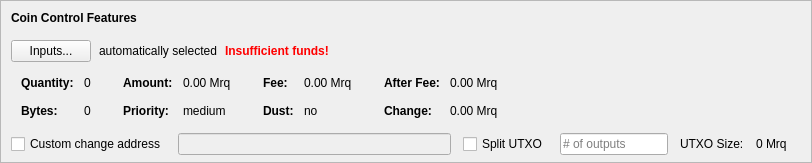
    <widget class="QFrame" name="frameCoinControl">
     <property name="sizePolicy">
      <sizepolicy hsizetype="Expanding" vsizetype="Expanding">
       <horstretch>0</horstretch>
       <verstretch>0</verstretch>
      </sizepolicy>
     </property>
     <property name="maximumSize">
      <size>
       <width>16777215</width>
       <height>16777215</height>
      </size>
     </property>
     <property name="frameShape">
      <enum>QFrame::StyledPanel</enum>
     </property>
     <property name="frameShadow">
      <enum>QFrame::Sunken</enum>
     </property>
     <layout class="QVBoxLayout" name="verticalLayoutCoinControl2">
      <property name="spacing">
       <number>0</number>
      </property>
      <property name="leftMargin">
       <number>0</number>
      </property>
      <property name="topMargin">
       <number>0</number>
      </property>
      <property name="rightMargin">
       <number>0</number>
      </property>
      <property name="bottomMargin">
       <number>6</number>
      </property>
      <item>
       <layout class="QVBoxLayout" name="verticalLayoutCoinControl" stretch="0,0,0,0,1">
        <property name="spacing">
         <number>0</number>
        </property>
        <property name="leftMargin">
         <number>10</number>
        </property>
        <property name="topMargin">
         <number>10</number>
        </property>
        <item>
         <layout class="QHBoxLayout" name="horizontalLayoutCoinControl1">
          <property name="bottomMargin">
           <number>15</number>
          </property>
          <item>
           <widget class="QLabel" name="labelCoinControlFeatures">
            <property name="sizePolicy">
             <sizepolicy hsizetype="Preferred" vsizetype="Maximum">
              <horstretch>0</horstretch>
              <verstretch>0</verstretch>
             </sizepolicy>
            </property>
            <property name="font">
             <font>
              <weight>75</weight>
              <bold>true</bold>
             </font>
            </property>
            <property name="styleSheet">
             <string notr="true">font-weight:bold;</string>
            </property>
            <property name="text">
             <string>Coin Control Features</string>
            </property>
           </widget>
          </item>
         </layout>
        </item>
        <item>
         <layout class="QHBoxLayout" name="horizontalLayoutCoinControl2" stretch="0,0,0,0">
          <property name="spacing">
           <number>8</number>
          </property>
          <property name="bottomMargin">
           <number>10</number>
          </property>
          <item>
           <widget class="QPushButton" name="pushButtonCoinControl">
            <property name="styleSheet">
             <string notr="true"/>
            </property>
            <property name="text">
             <string>Inputs...</string>
            </property>
            <property name="autoDefault">
             <bool>false</bool>
            </property>
           </widget>
          </item>
          <item>
           <widget class="QLabel" name="labelCoinControlAutomaticallySelected">
            <property name="text">
             <string>automatically selected</string>
            </property>
            <property name="margin">
             <number>5</number>
            </property>
           </widget>
          </item>
          <item>
           <widget class="QLabel" name="labelCoinControlInsuffFunds">
            <property name="font">
             <font>
              <weight>75</weight>
              <bold>true</bold>
             </font>
            </property>
            <property name="styleSheet">
             <string notr="true">color:red;font-weight:bold;</string>
            </property>
            <property name="text">
             <string>Insufficient funds!</string>
            </property>
            <property name="margin">
             <number>5</number>
            </property>
           </widget>
          </item>
          <item>
           <spacer name="horizontalSpacerCoinControl">
            <property name="orientation">
             <enum>Qt::Horizontal</enum>
            </property>
            <property name="sizeHint" stdset="0">
             <size>
              <width>40</width>
              <height>1</height>
             </size>
            </property>
           </spacer>
          </item>
         </layout>
        </item>
        <item>
         <widget class="QWidget" name="widgetCoinControl" native="true">
          <property name="sizePolicy">
           <sizepolicy hsizetype="Preferred" vsizetype="Preferred">
            <horstretch>0</horstretch>
            <verstretch>0</verstretch>
           </sizepolicy>
          </property>
          <property name="minimumSize">
           <size>
            <width>0</width>
            <height>0</height>
           </size>
          </property>
          <property name="styleSheet">
           <string notr="true"/>
          </property>
          <layout class="QHBoxLayout" name="horizontalLayoutCoinControl5">
           <property name="leftMargin">
            <number>0</number>
           </property>
           <property name="topMargin">
            <number>0</number>
           </property>
           <property name="rightMargin">
            <number>0</number>
           </property>
           <property name="bottomMargin">
            <number>0</number>
           </property>
           <item>
            <layout class="QHBoxLayout" name="horizontalLayoutCoinControl3" stretch="0,0,0,1">
             <property name="spacing">
              <number>20</number>
             </property>
             <property name="topMargin">
              <number>0</number>
             </property>
             <property name="bottomMargin">
              <number>10</number>
             </property>
             <item>
              <layout class="QFormLayout" name="formLayoutCoinControl1">
               <property name="horizontalSpacing">
                <number>10</number>
               </property>
               <property name="verticalSpacing">
                <number>14</number>
               </property>
               <property name="leftMargin">
                <number>10</number>
               </property>
               <property name="topMargin">
                <number>4</number>
               </property>
               <property name="rightMargin">
                <number>6</number>
               </property>
               <item row="0" column="0">
                <widget class="QLabel" name="labelCoinControlQuantityText">
                 <property name="font">
                  <font>
                   <weight>75</weight>
                   <bold>true</bold>
                  </font>
                 </property>
                 <property name="text">
                  <string>Quantity:</string>
                 </property>
                 <property name="margin">
                  <number>0</number>
                 </property>
                </widget>
               </item>
               <item row="0" column="1">
                <widget class="QLabel" name="labelCoinControlQuantity">
                 <property name="cursor">
                  <cursorShape>IBeamCursor</cursorShape>
                 </property>
                 <property name="contextMenuPolicy">
                  <enum>Qt::ActionsContextMenu</enum>
                 </property>
                 <property name="text">
                  <string notr="true">0</string>
                 </property>
                 <property name="margin">
                  <number>0</number>
                 </property>
                 <property name="textInteractionFlags">
                  <set>Qt::LinksAccessibleByMouse|Qt::TextSelectableByKeyboard|Qt::TextSelectableByMouse</set>
                 </property>
                </widget>
               </item>
               <item row="1" column="0">
                <widget class="QLabel" name="labelCoinControlBytesText">
                 <property name="font">
                  <font>
                   <weight>75</weight>
                   <bold>true</bold>
                  </font>
                 </property>
                 <property name="text">
                  <string>Bytes:</string>
                 </property>
                </widget>
               </item>
               <item row="1" column="1">
                <widget class="QLabel" name="labelCoinControlBytes">
                 <property name="cursor">
                  <cursorShape>IBeamCursor</cursorShape>
                 </property>
                 <property name="contextMenuPolicy">
                  <enum>Qt::ActionsContextMenu</enum>
                 </property>
                 <property name="text">
                  <string notr="true">0</string>
                 </property>
                 <property name="textInteractionFlags">
                  <set>Qt::LinksAccessibleByMouse|Qt::TextSelectableByKeyboard|Qt::TextSelectableByMouse</set>
                 </property>
                </widget>
               </item>
              </layout>
             </item>
             <item>
              <layout class="QFormLayout" name="formLayoutCoinControl2">
               <property name="horizontalSpacing">
                <number>10</number>
               </property>
               <property name="verticalSpacing">
                <number>14</number>
               </property>
               <property name="leftMargin">
                <number>6</number>
               </property>
               <property name="topMargin">
                <number>4</number>
               </property>
               <property name="rightMargin">
                <number>6</number>
               </property>
               <item row="0" column="0">
                <widget class="QLabel" name="labelCoinControlAmountText">
                 <property name="font">
                  <font>
                   <weight>75</weight>
                   <bold>true</bold>
                  </font>
                 </property>
                 <property name="text">
                  <string>Amount:</string>
                 </property>
                 <property name="margin">
                  <number>0</number>
                 </property>
                </widget>
               </item>
               <item row="0" column="1">
                <widget class="QLabel" name="labelCoinControlAmount">
                 <property name="cursor">
                  <cursorShape>IBeamCursor</cursorShape>
                 </property>
                 <property name="contextMenuPolicy">
                  <enum>Qt::ActionsContextMenu</enum>
                 </property>
                 <property name="text">
                  <string notr="true">0.00 Mrq</string>
                 </property>
                 <property name="textInteractionFlags">
                  <set>Qt::LinksAccessibleByMouse|Qt::TextSelectableByKeyboard|Qt::TextSelectableByMouse</set>
                 </property>
                </widget>
               </item>
               <item row="1" column="0">
                <widget class="QLabel" name="labelCoinControlPriorityText">
                 <property name="font">
                  <font>
                   <weight>75</weight>
                   <bold>true</bold>
                  </font>
                 </property>
                 <property name="text">
                  <string>Priority:</string>
                 </property>
                </widget>
               </item>
               <item row="1" column="1">
                <widget class="QLabel" name="labelCoinControlPriority">
                 <property name="cursor">
                  <cursorShape>IBeamCursor</cursorShape>
                 </property>
                 <property name="contextMenuPolicy">
                  <enum>Qt::ActionsContextMenu</enum>
                 </property>
                 <property name="text">
                  <string>medium</string>
                 </property>
                 <property name="textInteractionFlags">
                  <set>Qt::LinksAccessibleByMouse|Qt::TextSelectableByKeyboard|Qt::TextSelectableByMouse</set>
                 </property>
                </widget>
               </item>
              </layout>
             </item>
             <item>
              <layout class="QFormLayout" name="formLayoutCoinControl3">
               <property name="horizontalSpacing">
                <number>10</number>
               </property>
               <property name="verticalSpacing">
                <number>14</number>
               </property>
               <property name="leftMargin">
                <number>6</number>
               </property>
               <property name="topMargin">
                <number>4</number>
               </property>
               <property name="rightMargin">
                <number>6</number>
               </property>
               <item row="0" column="0">
                <widget class="QLabel" name="labelCoinControlFeeText">
                 <property name="font">
                  <font>
                   <weight>75</weight>
                   <bold>true</bold>
                  </font>
                 </property>
                 <property name="text">
                  <string>Fee:</string>
                 </property>
                 <property name="margin">
                  <number>0</number>
                 </property>
                </widget>
               </item>
               <item row="0" column="1">
                <widget class="QLabel" name="labelCoinControlFee">
                 <property name="cursor">
                  <cursorShape>IBeamCursor</cursorShape>
                 </property>
                 <property name="contextMenuPolicy">
                  <enum>Qt::ActionsContextMenu</enum>
                 </property>
                 <property name="text">
                  <string notr="true">0.00 Mrq</string>
                 </property>
                 <property name="textInteractionFlags">
                  <set>Qt::LinksAccessibleByMouse|Qt::TextSelectableByKeyboard|Qt::TextSelectableByMouse</set>
                 </property>
                </widget>
               </item>
               <item row="1" column="0">
                <widget class="QLabel" name="labelCoinControlLowOutputText">
                 <property name="font">
                  <font>
                   <weight>75</weight>
                   <bold>true</bold>
                  </font>
                 </property>
                 <property name="text">
                  <string>Dust:</string>
                 </property>
                </widget>
               </item>
               <item row="1" column="1">
                <widget class="QLabel" name="labelCoinControlLowOutput">
                 <property name="cursor">
                  <cursorShape>IBeamCursor</cursorShape>
                 </property>
                 <property name="contextMenuPolicy">
                  <enum>Qt::ActionsContextMenu</enum>
                 </property>
                 <property name="text">
                  <string>no</string>
                 </property>
                 <property name="textInteractionFlags">
                  <set>Qt::LinksAccessibleByMouse|Qt::TextSelectableByKeyboard|Qt::TextSelectableByMouse</set>
                 </property>
                </widget>
               </item>
              </layout>
             </item>
             <item>
              <layout class="QFormLayout" name="formLayoutCoinControl4">
               <property name="horizontalSpacing">
                <number>10</number>
               </property>
               <property name="verticalSpacing">
                <number>14</number>
               </property>
               <property name="leftMargin">
                <number>6</number>
               </property>
               <property name="topMargin">
                <number>4</number>
               </property>
               <property name="rightMargin">
                <number>6</number>
               </property>
               <item row="0" column="0">
                <widget class="QLabel" name="labelCoinControlAfterFeeText">
                 <property name="font">
                  <font>
                   <weight>75</weight>
                   <bold>true</bold>
                  </font>
                 </property>
                 <property name="text">
                  <string>After Fee:</string>
                 </property>
                 <property name="margin">
                  <number>0</number>
                 </property>
                </widget>
               </item>
               <item row="0" column="1">
                <widget class="QLabel" name="labelCoinControlAfterFee">
                 <property name="cursor">
                  <cursorShape>IBeamCursor</cursorShape>
                 </property>
                 <property name="contextMenuPolicy">
                  <enum>Qt::ActionsContextMenu</enum>
                 </property>
                 <property name="text">
                  <string notr="true">0.00 Mrq</string>
                 </property>
                 <property name="textInteractionFlags">
                  <set>Qt::LinksAccessibleByMouse|Qt::TextSelectableByKeyboard|Qt::TextSelectableByMouse</set>
                 </property>
                </widget>
               </item>
               <item row="1" column="0">
                <widget class="QLabel" name="labelCoinControlChangeText">
                 <property name="font">
                  <font>
                   <weight>75</weight>
                   <bold>true</bold>
                  </font>
                 </property>
                 <property name="text">
                  <string>Change:</string>
                 </property>
                </widget>
               </item>
               <item row="1" column="1">
                <widget class="QLabel" name="labelCoinControlChange">
                 <property name="cursor">
                  <cursorShape>IBeamCursor</cursorShape>
                 </property>
                 <property name="contextMenuPolicy">
                  <enum>Qt::ActionsContextMenu</enum>
                 </property>
                 <property name="text">
                  <string notr="true">0.00 Mrq</string>
                 </property>
                 <property name="textInteractionFlags">
                  <set>Qt::LinksAccessibleByMouse|Qt::TextSelectableByKeyboard|Qt::TextSelectableByMouse</set>
                 </property>
                </widget>
               </item>
              </layout>
             </item>
            </layout>
           </item>
          </layout>
         </widget>
        </item>
        <item>
         <layout class="QHBoxLayout" name="horizontalLayoutCoinControl4" stretch="0,0,0,0,0,0,0">
          <property name="spacing">
           <number>12</number>
          </property>
          <property name="sizeConstraint">
           <enum>QLayout::SetDefaultConstraint</enum>
          </property>
          <property name="topMargin">
           <number>5</number>
          </property>
          <property name="rightMargin">
           <number>5</number>
          </property>
          <item>
           <widget class="QCheckBox" name="checkBoxCoinControlChange">
            <property name="toolTip">
             <string>If this is activated, but the change address is empty or invalid, change will be sent to a newly generated address.</string>
            </property>
            <property name="text">
             <string>Custom change address</string>
            </property>
           </widget>
          </item>
          <item>
           <widget class="QValidatedLineEdit" name="lineEditCoinControlChange">
            <property name="enabled">
             <bool>false</bool>
            </property>
            <property name="sizePolicy">
             <sizepolicy hsizetype="Expanding" vsizetype="Fixed">
              <horstretch>0</horstretch>
              <verstretch>0</verstretch>
             </sizepolicy>
            </property>
           </widget>
          </item>
          <item>
           <widget class="QCheckBox" name="splitBlockCheckBox">
            <property name="text">
             <string>Split UTXO</string>
            </property>
           </widget>
          </item>
          <item>
           <widget class="QLineEdit" name="splitBlockLineEdit">
            <property name="sizePolicy">
             <sizepolicy hsizetype="Fixed" vsizetype="Fixed">
              <horstretch>50</horstretch>
              <verstretch>0</verstretch>
             </sizepolicy>
            </property>
            <property name="placeholderText">
             <string># of outputs</string>
            </property>
           </widget>
          </item>
          <item>
           <widget class="QLabel" name="labelBlockSizeText">
            <property name="text">
             <string>UTXO Size:</string>
            </property>
           </widget>
          </item>
          <item>
           <widget class="QLabel" name="labelBlockSize">
            <property name="text">
             <string>0 Mrq</string>
            </property>
           </widget>
          </item>
          <item>
           <widget class="QLabel" name="labelCoinControlChangeLabel">
            <property name="sizePolicy">
             <sizepolicy hsizetype="Preferred" vsizetype="Expanding">
              <horstretch>0</horstretch>
              <verstretch>0</verstretch>
             </sizepolicy>
            </property>
            <property name="minimumSize">
             <size>
              <width>0</width>
              <height>0</height>
             </size>
            </property>
            <property name="text">
             <string/>
            </property>
            <property name="margin">
             <number>3</number>
            </property>
           </widget>
          </item>
         </layout>
        </item>
        <item>
         <spacer name="verticalSpacerCoinControl">
          <property name="orientation">
           <enum>Qt::Vertical</enum>
          </property>
          <property name="sizeHint" stdset="0">
           <size>
            <width>800</width>
            <height>1</height>
           </size>
          </property>
         </spacer>
        </item>
       </layout>
      </item>
     </layout>
    </widget>
